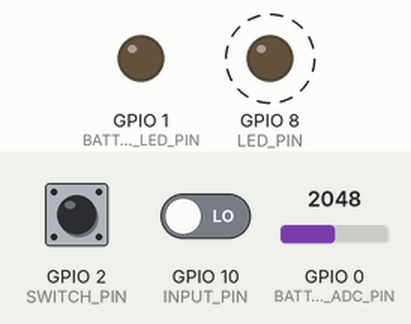
Bench run of a sketch on a simulated ESP32-C3. On the bench: output pins drawn as LEDs (lit = HIGH). Dashed ring = blinking. The test bench sets the inputs (shaded band); at power-on: GPIO 2 (SWITCH_PIN) HIGH, GPIO 0 (BATTERY_ADC_PIN) = 2048, GPIO 10 (INPUT_PIN) LOW (analog values on the 0–4095 scale). What the sketch prints to the serial monitor is not drawn.

Above: at 1.3 s.
1.4 s: GPIO 2 (SWITCH_PIN) pulled LOW for 0.15 s
At 2.2 s:
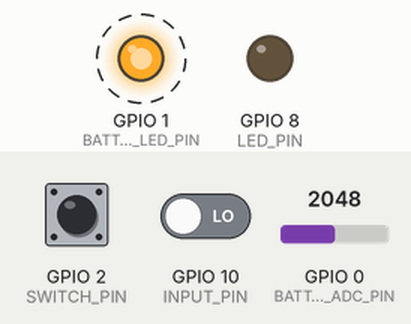
4.4 s: GPIO 2 (SWITCH_PIN) pulled LOW for 1 s
At 5.2 s:
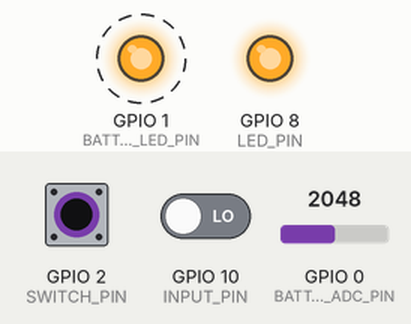
At 11.3 s:
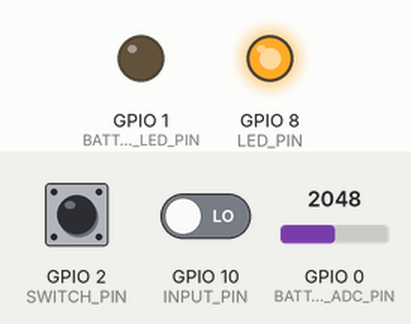
Timing chart, 0 to 12.8 s (numbered marks = the images above; inputs shaded):
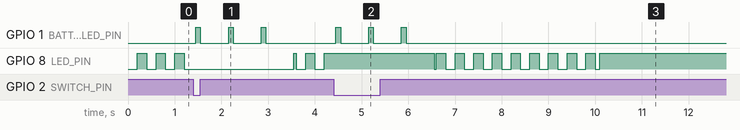

Measured:
- after the input at 1.4 s, GPIO 1 (BATTERY_LED_PIN): alternates HIGH for 0.10 s and LOW for 0.60 s, 6 changes in all, then stays LOW, starting after 0.05 s
- after the input at 4.4 s, GPIO 1 (BATTERY_LED_PIN): alternates HIGH for 0.10 s and LOW for 0.60 s, 6 changes in all, then stays LOW, starting after 0.05 s

The sketch:

sender.ino
```cpp
/*
 * ============================================================
 *  ESP32-C3 SuperMini 发送端模块
 * ============================================================
 * 功能说明:
 *   - 开机 10 秒内为配对模式, 板载 LED 闪烁
 *   - 配对完成后 LED 熄灭
 *   - 输入引脚(GPIO10) LOW→HIGH 时发送 "find"
 *   - 输入引脚(GPIO10) HIGH→LOW 时发送 "unfind"
 *   - 每 1 分钟检测电池电压, 多次平均并记录
 *   - 连续 5 次电压 < 3.3V 时, 电量 LED 闪烁 10 下后深度睡眠
 *   - 触发开关(中断): 电量 LED 显示电量等级, 循环 3 次
 * 通信方式: ESP-NOW (2.4GHz 无线广播, 免连接)
 * 组网说明:
 *   - 配对期间广播自身角色(sender), 接收端会记录发送端 MAC
 *   - 多组可并存: 不同时段开机的设备组互不干扰(MAC 过滤)
 *   - 情景1: A,B + 1 配对 → A/B 发送, 1 响应
 *   - 情景2: C + 2,3 配对 → C 发送, 2/3 响应
 *   - 情景3: AB1配对后, 再开机C23 → 两路独立互不干扰
 * 引脚分配:
 *   - GPIO8  : 板载 LED (普通 LED, digitalWrite 控制)
 *              LED熄灭时引脚状态: HIGH
 *              LED点亮时引脚状态: LOW
 *   - GPIO10 : 输入信号引脚 (内部下拉, 低→高发find, 高→低发unfind)
 *   - GPIO0  : ADC 电压检测引脚 (1:1 限压电阻分压)
 *   - GPIO1  : 电量 LED (接 LED 到地, 高电平点亮/低电平熄灭)
 *   - GPIO2  : 开关 (接开关到地, 内部上拉, 低电平触发)
 * 兼容 ESP32 Arduino Core 2.x / 3.x
 * ============================================================
 */
#include <esp_now.h>
#include <WiFi.h>
#include <esp_sleep.h>

// ==================== 配置 ====================
#define LED_PIN            8       // 板载 LED 引脚
#define INPUT_PIN          10     // 输入信号引脚
#define PAIRING_TIME_MS    10000   // 配对模式持续 10 秒
#define PAIRING_TX_MS      500     // 配对广播间隔 500ms
#define DEBOUNCE_MS        50      // 输入消抖 50ms

// LED 电平配置 (ESP32-C3 SuperMini 板载 LED 为低电平点亮)
#define LED_ON   LOW              // 点亮 LED
#define LED_OFF  HIGH             // 熄灭 LED

// 电量检测配置
#define BATTERY_ADC_PIN    0      // ADC 电压检测引脚 (1:1 分压)
#define BATTERY_LED_PIN    1      // 电量 LED 引脚 (接LED到地, 高电平点亮)
#define SWITCH_PIN         2      // 开关引脚 (接开关到地, 内部上拉, 低电平触发)
#define BATTERY_CHECK_MS   60000  // 电量检测间隔 1 分钟
#define BATTERY_LOW_COUNT  5      // 连续低电压次数阈值
#define BATTERY_LOW_TH     3.3    // 低电压阈值 (V)
#define ADC_SAMPLES        10     // ADC 采样次数 (多次平均)

// 电量 LED 电平 (接 LED 到地, 高电平点亮)
#define BAT_LED_ON   HIGH
#define BAT_LED_OFF  LOW
// ===============================================

// ESP-NOW 广播地址
const uint8_t BROADCAST_ADDR[] = {0xFF, 0xFF, 0xFF, 0xFF, 0xFF, 0xFF};

// 消息魔数 (用于识别本系统的消息, 过滤其他 ESP-NOW 设备)
#define MSG_MAGIC 0xF5

// 消息类型
#define MSG_TYPE_PAIRING  0
#define MSG_TYPE_DATA     1

// 角色
#define ROLE_SENDER   0
#define ROLE_RECEIVER 1

// 命令
#define CMD_FIND   0
#define CMD_UNFIND 1

// 消息结构体 (4 字节)
struct Message {
  uint8_t magic;    // 魔数 0xF5
  uint8_t type;     // 消息类型
  uint8_t role;     // 发送者角色
  uint8_t command;  // 命令
};

// ==================== 状态变量 ====================
bool isPairing = true;
unsigned long pairingStartTime = 0;
unsigned long lastBroadcastTime = 0;

// 输入引脚消抖
int lastInputReading = LOW;
int currentInputState = LOW;
unsigned long lastDebounceTime = 0;

// 电量检测状态
volatile bool switchPressed = false;
volatile unsigned long lastSwitchISRTime = 0;
unsigned long lastBatteryCheck = 0;
int lowBatteryCount = 0;

// ==================== 电量检测函数 ====================

// 读取电池电压 (1:1 分压, 实际电压 = ADC电压 × 2)
float readBatteryVoltage() {
  uint32_t sum = 0;
  for (int i = 0; i < ADC_SAMPLES; i++) {
    sum += analogRead(BATTERY_ADC_PIN);
    delay(5);
  }
  float avg = (float)sum / ADC_SAMPLES;
  // 12-bit ADC (0-4095), 3.3V 参考电压, 1:1 分压 → 乘 2
  return avg * 3.3 * 2.0 / 4095.0;
}

// 电量检测: 每 1 分钟调用, 连续 5 次低电压则关机
void checkBattery() {
  float v = readBatteryVoltage();
  Serial.printf("[电量] 电压: %.2fV\n", v);

  if (v < BATTERY_LOW_TH) {
    lowBatteryCount++;
    Serial.printf("[电量] 低电压计数: %d/%d\n", lowBatteryCount, BATTERY_LOW_COUNT);
    if (lowBatteryCount >= BATTERY_LOW_COUNT) {
      Serial.println("[电量] 电量严重不足, 即将关机...");
      // 关闭板载 LED
      digitalWrite(LED_PIN, LED_OFF);
      // 电量 LED 闪烁 10 下
      for (int i = 0; i < 10; i++) {
        digitalWrite(BATTERY_LED_PIN, BAT_LED_ON);
        delay(200);
        digitalWrite(BATTERY_LED_PIN, BAT_LED_OFF);
        delay(200);
      }
      // 深度睡眠, 可按开关唤醒重启
      esp_deep_sleep_enable_gpio_wakeup(1ULL << SWITCH_PIN, ESP_GPIO_WAKEUP_GPIO_LOW);
      esp_deep_sleep_start();
    }
  } else {
    if (lowBatteryCount > 0) {
      lowBatteryCount = 0;
      Serial.println("[电量] 电压恢复, 计数清零");
    }
  }
}

// 显示电量等级: 快速连闪 + 停顿, 循环 3 次
void showBatteryLevel() {
  float v = readBatteryVoltage();
  Serial.printf("[电量] 当前电压: %.2fV\n", v);

  int flashCount;  // 0 = 常亮
  if (v >= 4.15) {
    flashCount = 0;  // 常亮
    Serial.println("[电量] 等级: 满电 (常亮)");
  } else if (v >= 3.95) {
    flashCount = 3;
    Serial.println("[电量] 等级: 闪3下");
  } else if (v >= 3.75) {
    flashCount = 2;
    Serial.println("[电量] 等级: 闪2下");
  } else {
    flashCount = 1;
    Serial.println("[电量] 等级: 闪1下");
  }

  // 循环 3 次: 快速连闪 + 停顿
  for (int cycle = 0; cycle < 3; cycle++) {
    if (flashCount == 0) {
      // 常亮 1s
      digitalWrite(BATTERY_LED_PIN, BAT_LED_ON);
      delay(1000);
      digitalWrite(BATTERY_LED_PIN, BAT_LED_OFF);
      delay(300);
    } else {
      // 快速闪烁
      for (int i = 0; i < flashCount; i++) {
        digitalWrite(BATTERY_LED_PIN, BAT_LED_ON);
        delay(100);
        digitalWrite(BATTERY_LED_PIN, BAT_LED_OFF);
        delay(100);
      }
      // 停顿
      delay(500);
    }
  }
  digitalWrite(BATTERY_LED_PIN, BAT_LED_OFF);
}

// 开关中断服务函数 (消抖 200ms)
void IRAM_ATTR onSwitchPress() {
  unsigned long now = millis();
  if (now - lastSwitchISRTime > 200) {
    switchPressed = true;
    lastSwitchISRTime = now;
  }
}

// ==================== ESP-NOW 回调 ====================

#if defined(ESP_ARDUINO_VERSION_MAJOR) && ESP_ARDUINO_VERSION_MAJOR >= 3
void onDataSent(const wifi_tx_info_t *txInfo, esp_now_send_status_t status) {
  // 发送状态回调 (未使用)
}
#else
void onDataSent(const uint8_t *macAddr, esp_now_send_status_t status) {
  // 发送状态回调 (未使用)
}
#endif

void processRecv(const uint8_t *mac, const uint8_t *data, int len) {
  // 发送端使用广播发送, 无需存储接收端 MAC
  (void)mac;
  (void)data;
  (void)len;
}

#if defined(ESP_ARDUINO_VERSION_MAJOR) && ESP_ARDUINO_VERSION_MAJOR >= 3
void onDataRecv(const esp_now_recv_info_t *info, const uint8_t *data, int len) {
  processRecv(info->src_addr, data, len);
}
#else
void onDataRecv(const uint8_t *mac, const uint8_t *data, int len) {
  processRecv(mac, data, len);
}
#endif

// ==================== 消息发送 ====================

void sendPairingMessage() {
  Message msg;
  msg.magic   = MSG_MAGIC;
  msg.type    = MSG_TYPE_PAIRING;
  msg.role    = ROLE_SENDER;
  msg.command = 0;
  esp_now_send(BROADCAST_ADDR, (uint8_t *)&msg, sizeof(msg));
}

void sendDataMessage(uint8_t command) {
  Message msg;
  msg.magic   = MSG_MAGIC;
  msg.type    = MSG_TYPE_DATA;
  msg.role    = ROLE_SENDER;
  msg.command = command;
  esp_now_send(BROADCAST_ADDR, (uint8_t *)&msg, sizeof(msg));
}

// ==================== 初始化 ====================

void setup() {
  Serial.begin(115200);
  delay(100);
  Serial.println("\n====== ESP32-C3 发送端 ======");

  // 初始化板载 LED
  pinMode(LED_PIN, OUTPUT);
  digitalWrite(LED_PIN, LED_OFF);

  // 初始化输入引脚 (内部下拉, 默认低电平)
  pinMode(INPUT_PIN, INPUT_PULLDOWN);
  lastInputReading = digitalRead(INPUT_PIN);
  currentInputState = lastInputReading;

  // 初始化电量检测引脚
  analogReadResolution(12);
  pinMode(BATTERY_ADC_PIN, INPUT);
  pinMode(BATTERY_LED_PIN, OUTPUT);
  digitalWrite(BATTERY_LED_PIN, BAT_LED_OFF);
  pinMode(SWITCH_PIN, INPUT_PULLUP);
  attachInterrupt(digitalPinToInterrupt(SWITCH_PIN), onSwitchPress, FALLING);
  lastBatteryCheck = millis();

  // 初始化 WiFi (STA 模式, 不连接 AP)
  WiFi.mode(WIFI_STA);
  Serial.print("MAC 地址: ");
  Serial.println(WiFi.macAddress());

  // 初始化 ESP-NOW
  if (esp_now_init() != ESP_OK) {
    Serial.println("ESP-NOW 初始化失败!");
    // 错误指示: LED 快闪
    while (true) {
      digitalWrite(LED_PIN, LED_ON);
      delay(200);
      digitalWrite(LED_PIN, LED_OFF);
      delay(200);
    }
  }

  esp_now_register_send_cb(onDataSent);
  esp_now_register_recv_cb(onDataRecv);

  // 添加广播对端 (ESP-NOW 广播需先添加广播地址为 peer)
  esp_now_peer_info_t peerInfo;
  memset(&peerInfo, 0, sizeof(peerInfo));
  memcpy(peerInfo.peer_addr, BROADCAST_ADDR, 6);
  peerInfo.channel = 0;       // 0 = 当前信道
  peerInfo.ifidx = WIFI_IF_STA;
  peerInfo.encrypt = false;    // 广播不支持加密
  if (esp_now_add_peer(&peerInfo) != ESP_OK) {
    Serial.println("添加广播对端失败!");
  }

  // 进入配对模式
  isPairing = true;
  pairingStartTime = millis();
  lastBroadcastTime = 0;
  Serial.println("配对模式已启动 (10秒)...");
}

// ==================== 主循环 ====================

void loop() {
  unsigned long now = millis();

  // ========== 电量检测 (每 1 分钟) ==========
  if (now - lastBatteryCheck >= BATTERY_CHECK_MS) {
    lastBatteryCheck = now;
    checkBattery();
  }

  // ========== 开关触发: 显示电量 ==========
  if (switchPressed) {
    switchPressed = false;
    showBatteryLevel();
  }

  // ========== 配对模式 ==========
  if (isPairing) {
    // 检查配对是否结束
    if (now - pairingStartTime >= PAIRING_TIME_MS) {
      isPairing = false;
      digitalWrite(LED_PIN, LED_OFF);  // 配对完成, LED 熄灭
      // 配对结束后重新读取输入状态 (避免漏掉配对期间的电平变化)
      lastInputReading = digitalRead(INPUT_PIN);
      currentInputState = lastInputReading;
      Serial.println("配对完成, 进入工作模式。");
      return;
    }
    // LED 闪烁 (200ms 周期: 亮200ms / 灭200ms)
    digitalWrite(LED_PIN, (now / 200) % 2 == 0 ? LED_ON : LED_OFF);
    // 每 500ms 广播一次配对消息
    if (now - lastBroadcastTime >= PAIRING_TX_MS) {
      lastBroadcastTime = now;
      sendPairingMessage();
    }
    return;
  }

  // ========== 工作模式: 监控输入引脚 ==========
  int reading = digitalRead(INPUT_PIN);

  // 消抖: 引脚电平变化时重置计时器
  if (reading != lastInputReading) {
    lastDebounceTime = now;
  }
  lastInputReading = reading;

  // 消抖后确认电平变化
  if ((now - lastDebounceTime) > DEBOUNCE_MS) {
    if (reading != currentInputState) {
      currentInputState = reading;
      if (currentInputState == HIGH) {
        // LOW → HIGH: 发送 find
        Serial.println("[发送] find");
        sendDataMessage(CMD_FIND);
      } else {
        // HIGH → LOW: 发送 unfind
        Serial.println("[发送] unfind");
        sendDataMessage(CMD_UNFIND);
      }
    }
  }
}
```
